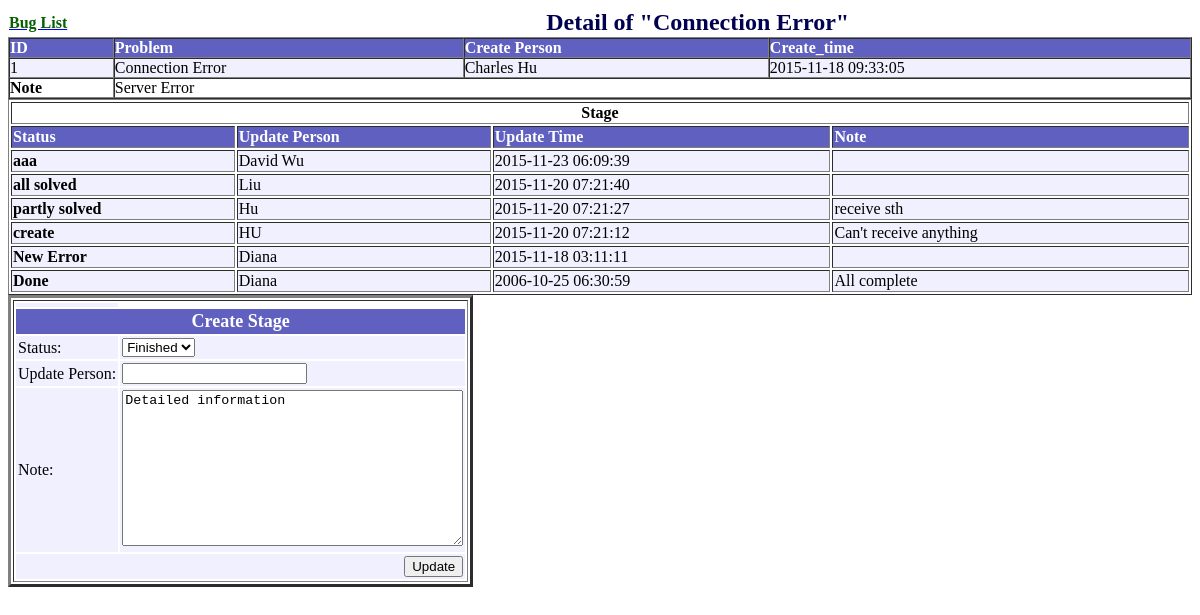
/bugs/1/, run on an earlier commit of the app's database.
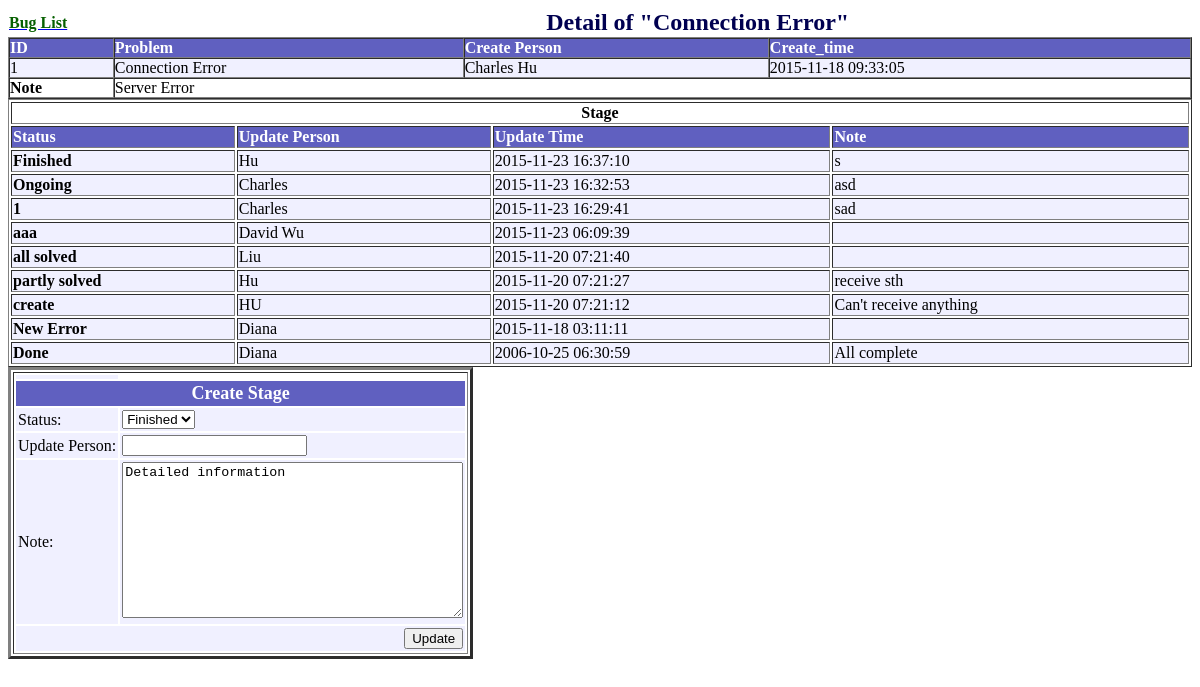
And on a later commit of the database.
### bugs/models.py (models this page shows, shortened)
class Bug(models.Model):
    problem = models.CharField(max_length=30)
    bug_id = models.CharField(max_length=30)
    create_person = models.CharField(max_length=30)
    create_time = models.DateTimeField('Time created')  # auto_now_add=True
    note = models.CharField(max_length=500)
    def was_created_recently(self):
        return self.create_date >= timezone.now() - datetime.timedelta(days=1)
    was_created_recently.admin_order_field = 'create_time'
    was_created_recently.boolean = True
    was_created_recently.short_description = 'Created recently?'

class Stage(models.Model):
    bug = models.ForeignKey(Bug)
    status = models.CharField(max_length=30)
    update_person = models.CharField(max_length=30)
    update_time = models.DateTimeField('Time updeted')  # auto_now_add=True
    note = models.CharField(max_length=500)

### bugs/views.py (the view)
# urls.py: url(r'(?P<bug_id>[0-9]+)/', 'bugs.views.detail', name='detail'),
def detail(request, bug_id):
    try:
        bug = Bug.objects.get(pk=bug_id)
        if request.method == 'POST':  #
            form = CreateStageForm(request.POST)  #
            if form.is_valid():  #
                action = request.POST.get('action',)
                if action == 'Update':
                    status = form.cleaned_data['status']
                    update_person = form.cleaned_data['update_person']
                    update_time = time.strftime('%Y-%m-%d %H:%M:%S')
                    bug = Bug.objects.get(pk=bug_id)
                    new_stage = Stage(status=status, update_person=update_person, update_time=update_time)
                    bug.stage_set.add(new_stage)
                    msg = 'New stage added!'+'\t'+str(new_stage.status)+','+str(new_stage.update_person)+','+str(new_stage.update_time)
                    latest_stage_list = bug.stage_set.order_by('-update_time')
                    return render(request, 'bugs/detail.html', {'bug': bug, 'stages': latest_stage_list, 'form': form, 'msg': msg})
        else:
            form = CreateStageForm()
    except Bug.DoesNotExist:
        raise Http404("Bug does not exist")
    latest_stage_list = bug.stage_set.order_by('-update_time')
    return render(request, 'bugs/detail.html', {'bug': bug, 'stages': latest_stage_list, 'form': form})

### bugs/forms.py
class CreateStageForm(forms.Form):
    status = forms.ChoiceField(widget=forms.Select(),
                               choices=STAGE_CHOICES,
                               initial=STAGE_CHOICES[1])
    update_person = forms.CharField(max_length=30)
    note = forms.CharField(required=False,
                           widget=forms.Textarea(attrs={'size': 200, }),
                           label='Note',
                           initial='Detailed information',
                           help_text='500 characters max.')

### bugs/templates/bugs/detail.html (shortened to what this page needs)
<!DOCTYPE html>
<html>
<head>
</head>
<body>
<table width='100%' border="0" cellspacing="0">
    <tr>
        <td><a href="../"><font face="verdana" color="##6060C0"><strong>Bug List</strong></font></a></td>
        <td align="center" valign="middle">
            <font  face="verdana" size="5" color="#000050"><strong>Detail of "{{bug.problem}}"</strong></font>
        </td>
    </tr>
</table>
{% block content %}
<div>
    <table border="1" width="100%" cellspacing="0" cellpadding="0">
        <tr bgcolor="#6060C0">
            <td><font face="verdana"  size="3" color="#FFFFFF"><strong>ID</strong></font></td>
            <td><font face="verdana"  size="3" color="#FFFFFF"><strong>Problem</strong></font></td>
            <td><font face="verdana"  size="3" color="#FFFFFF"><strong>Create Person</strong></font></td>
            <td><font face="verdana"  size="3" color="#FFFFFF"><strong>Create_time</strong></font></td>
        </tr>
        <tr bgcolor="#F0F0FF">
            <td><font face="verdana"  size="3">{{bug.id}}</font></td>
            <td><font face="verdana"  size="3">{{bug.problem}}</font></td>
            <td><font face="verdana"  size="3">{{bug.create_person}}</font></td>
            <td><font face="verdana"  size="3">{{bug.create_time|date:"Y-m-d H:i:s"}}</font></td>
        </tr>
        <tr>
        <td><font face="verdana"  size="3"><strong>Note</strong></font></td>
            <td colspan="3"><font face="verdana"  size="3">{{bug.note}}</font></td>
        </tr>
    </table>
    <table border="1" width="100%">
        <tr>
            <td align="center" colspan="4"><font face="verdana"  size="3"><strong>Stage</strong></font></td>
        </tr>
        <tr bgcolor="#6060C0">
            <td><font face="verdana"  size="3" color="#FFFFFF"><strong>Status</strong></font></td>
            <td><font face="verdana"  size="3" color="#FFFFFF"><strong>Update Person</strong></font></td>
            <td><font face="verdana" size="3" color="#FFFFFF"><strong>Update Time</strong></font></td>
            <td><font face="verdana"  size="3" color="#FFFFFF"><strong>Note</strong></font></td>
        </tr>
        {% for i in stages %}
        <tr bgcolor="#F0F0FF">
            <td><font face="verdana"  size="3"><strong>{{i.status}}</strong></font></td>
            <td><font face="verdana"  size="3">{{i.update_person}}</font></td>
            <td><font face="verdana"  size="3">{{i.update_time|date:"Y-m-d H:i:s"}}</font></td>
            <td><font face="verdana"  size="3">{{i.note}}</font></td>
        </tr>
        {% endfor%}
    </table>
</div>
{% endblock %}
<table border="3" cellpadding="0"><tr><td>
<table border="0" cellpadding="2" cellspacing="2">
    <tr bgcolor="#F0F0FF">
        <td>
        <form action="/bugs/{{bug.id}}/" method='post'>
            <tr>
                <td align="center" bgcolor="#6060C0" colspan="2"><font face="verdana" color="#FFFFFF" size="4"><strong>Create Stage</strong></font></td>
            </tr>
            <div class="fieldWrapper">
                <tr bgcolor="#F0F0FF">
                    <td ><label><font face="verdana" >Status:</font></label></td>
                    <td>{{ form.status }}{{ form.status.errors }}</td>
                </tr>
                <tr bgcolor="#F0F0FF">
                    <td><label><font face="verdana" >Update Person:</font></label></td>
                    <td>{{ form.update_person }}{{ form.update_person.errors }}</td>
                </tr>
                <tr bgcolor="#F0F0FF">
                    <td ><label><font face="verdana" >Note:</font></label></td>
                    <td>{{ form.note }}{{ form.note.errors }}</td>
                </tr>
                <tr bgcolor="#F0F0FF">
                    <td colspan="2" align="right"><input type="submit" value="Update", name="action"></td>
                </tr>
            </div>
        </form>
        </td>
    </tr>
</table>
</td></tr></table>
</body>
</html>

What changed in the data, as far as the page shows it:
added Stage: status "Finished", update_person "Hu", update_time "2015-11-23 16:37:10", note "s"
added Stage: status "Ongoing", update_person "Charles", update_time "2015-11-23 16:32:53", note "asd"
added Stage: status "1", update_person "Charles", update_time "2015-11-23 16:29:41", note "sad"
